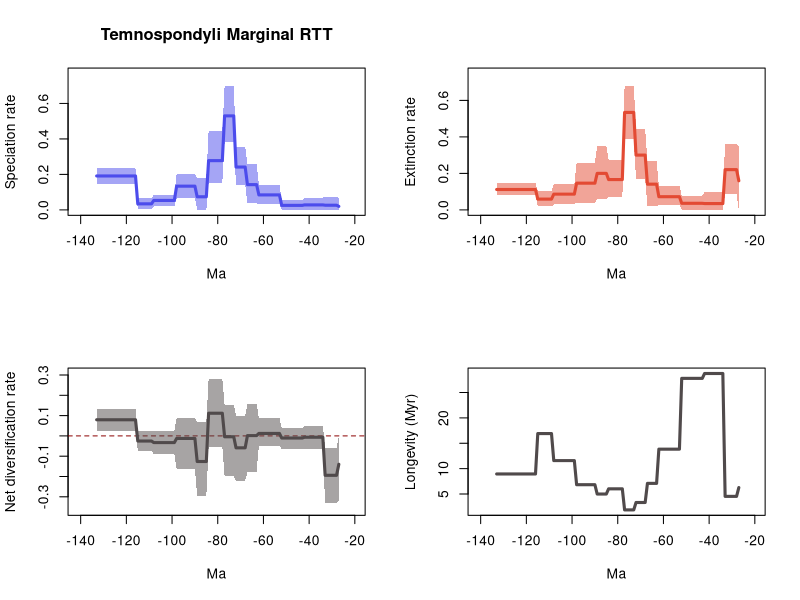

The R script that drew this image:
# 1 files combined:
# 	C:\Users\SimoesLabAdmin\Documents\BDNN_Arielli\temnospondyli\mcmc_fixshift_predictors\C_covar/combined_10_marginal_rates.log

# 95% HPDs calculated using code from Biopy (https://www.cs.auckland.ac.nz/~yhel002/biopy/)

pdf(file='C:/Users/SimoesLabAdmin/Documents/BDNN_Arielli/temnospondyli/mcmc_fixshift_predictors/C_covar/C_covar_tem_combined_10_marginal_rates_RTT.pdf',width=10.8, height=8.4)
par(mfrow=c(2,2))
library(scales)
L_hpd_m95=c(NA, NA,NA,NA,NA,NA,NA,NA,NA,NA,NA,NA,NA,NA,NA,NA,NA,NA,NA,NA,NA,NA,NA,NA,NA,NA,NA,0.0,7.4e-05,7.4e-05,7.4e-05,7.4e-05,7.4e-05,7.4e-05,2.3e-05,2.3e-05,2.3e-05,2.3e-05,2.3e-05,2.3e-05,2.3e-05,2.3e-05,2.3e-05,0.000865,0.000865,0.000865,0.000865,0.000865,0.000865,0.000865,0.000865,0.000865,0.000865,0.031675,0.031675,0.031675,0.031675,0.031675,0.031675,0.031675,0.031675,0.031675,0.031675,0.037579,0.037579,0.037579,0.037579,0.037579,0.142837,0.142837,0.142837,0.142837,0.142837,0.381638,0.381638,0.381638,0.381638,0.381638,0.152704,0.152704,0.152704,0.152704,0.152704,0.152704,0.152704,0.000171,0.000171,0.000171,0.000171,0.000171,0.065113,0.065113,0.065113,0.065113,0.065113,0.065113,0.065113,0.065113,0.065113,0.020647,0.020647,0.020647,0.020647,0.020647,0.020647,0.020647,0.020647,0.020647,0.020647,0.007553,0.007553,0.007553,0.007553,0.007553,0.007553,0.007553,0.146114,0.146114,0.146114,0.146114,0.146114,0.146114,0.146114,0.146114,0.146114,0.146114,0.146114,0.146114,0.146114,0.146114,0.146114,0.146114,0.146114,0.146114)
L_hpd_M95=c(NA, NA,NA,NA,NA,NA,NA,NA,NA,NA,NA,NA,NA,NA,NA,NA,NA,NA,NA,NA,NA,NA,NA,NA,NA,NA,NA,0.066252,0.072539,0.072539,0.072539,0.072539,0.072539,0.072539,0.069191,0.069191,0.069191,0.069191,0.069191,0.069191,0.069191,0.069191,0.069191,0.056572,0.056572,0.056572,0.056572,0.056572,0.056572,0.056572,0.056572,0.056572,0.056572,0.14262,0.14262,0.14262,0.14262,0.14262,0.14262,0.14262,0.14262,0.14262,0.14262,0.260995,0.260995,0.260995,0.260995,0.260995,0.356597,0.356597,0.356597,0.356597,0.356597,0.698765,0.698765,0.698765,0.698765,0.698765,0.44453,0.44453,0.44453,0.44453,0.44453,0.44453,0.44453,0.181458,0.181458,0.181458,0.181458,0.181458,0.203643,0.203643,0.203643,0.203643,0.203643,0.203643,0.203643,0.203643,0.203643,0.083612,0.083612,0.083612,0.083612,0.083612,0.083612,0.083612,0.083612,0.083612,0.083612,0.064456,0.064456,0.064456,0.064456,0.064456,0.064456,0.064456,0.233517,0.233517,0.233517,0.233517,0.233517,0.233517,0.233517,0.233517,0.233517,0.233517,0.233517,0.233517,0.233517,0.233517,0.233517,0.233517,0.233517,0.233517)
M_hpd_m95=c(NA, NA,NA,NA,NA,NA,NA,NA,NA,NA,NA,NA,NA,NA,NA,NA,NA,NA,NA,NA,NA,NA,NA,NA,NA,NA,NA,0.0,0.087695,0.087695,0.087695,0.087695,0.087695,0.087695,4e-06,4e-06,4e-06,4e-06,4e-06,4e-06,4e-06,4e-06,4e-06,0.000552,0.000552,0.000552,0.000552,0.000552,0.000552,0.000552,0.000552,0.000552,0.000552,0.027411,0.027411,0.027411,0.027411,0.027411,0.027411,0.027411,0.027411,0.027411,0.027411,0.01983,0.01983,0.01983,0.01983,0.01983,0.171548,0.171548,0.171548,0.171548,0.171548,0.388866,0.388866,0.388866,0.388866,0.388866,0.069707,0.069707,0.069707,0.069707,0.069707,0.069707,0.069707,0.060715,0.060715,0.060715,0.060715,0.060715,0.039816,0.039816,0.039816,0.039816,0.039816,0.039816,0.039816,0.039816,0.039816,0.030057,0.030057,0.030057,0.030057,0.030057,0.030057,0.030057,0.030057,0.030057,0.030057,0.019042,0.019042,0.019042,0.019042,0.019042,0.019042,0.019042,0.079891,0.079891,0.079891,0.079891,0.079891,0.079891,0.079891,0.079891,0.079891,0.079891,0.079891,0.079891,0.079891,0.079891,0.079891,0.079891,0.079891,0.079891)
M_hpd_M95=c(NA, NA,NA,NA,NA,NA,NA,NA,NA,NA,NA,NA,NA,NA,NA,NA,NA,NA,NA,NA,NA,NA,NA,NA,NA,NA,NA,0.34991,0.363656,0.363656,0.363656,0.363656,0.363656,0.363656,0.097396,0.097396,0.097396,0.097396,0.097396,0.097396,0.097396,0.097396,0.097396,0.078649,0.078649,0.078649,0.078649,0.078649,0.078649,0.078649,0.078649,0.078649,0.078649,0.13097,0.13097,0.13097,0.13097,0.13097,0.13097,0.13097,0.13097,0.13097,0.13097,0.267649,0.267649,0.267649,0.267649,0.267649,0.442218,0.442218,0.442218,0.442218,0.442218,0.679501,0.679501,0.679501,0.679501,0.679501,0.273719,0.273719,0.273719,0.273719,0.273719,0.273719,0.273719,0.352538,0.352538,0.352538,0.352538,0.352538,0.259449,0.259449,0.259449,0.259449,0.259449,0.259449,0.259449,0.259449,0.259449,0.139993,0.139993,0.139993,0.139993,0.139993,0.139993,0.139993,0.139993,0.139993,0.139993,0.104288,0.104288,0.104288,0.104288,0.104288,0.104288,0.104288,0.147038,0.147038,0.147038,0.147038,0.147038,0.147038,0.147038,0.147038,0.147038,0.147038,0.147038,0.147038,0.147038,0.147038,0.147038,0.147038,0.147038,0.147038)
R_hpd_m95=c(NA, NA,NA,NA,NA,NA,NA,NA,NA,NA,NA,NA,NA,NA,NA,NA,NA,NA,NA,NA,NA,NA,NA,NA,NA,NA,NA,-0.317741,-0.331404,-0.331404,-0.331404,-0.331404,-0.331404,-0.331404,-0.064244,-0.064244,-0.064244,-0.064244,-0.064244,-0.064244,-0.064244,-0.064244,-0.064244,-0.065663,-0.065663,-0.065663,-0.065663,-0.065663,-0.065663,-0.065663,-0.065663,-0.065663,-0.065663,-0.047918,-0.047918,-0.047918,-0.047918,-0.047918,-0.047918,-0.047918,-0.047918,-0.047918,-0.047918,-0.178588,-0.178588,-0.178588,-0.178588,-0.178588,-0.220793,-0.220793,-0.220793,-0.220793,-0.220793,-0.199028,-0.199028,-0.199028,-0.199028,-0.199028,-0.054495,-0.054495,-0.054495,-0.054495,-0.054495,-0.054495,-0.054495,-0.297894,-0.297894,-0.297894,-0.297894,-0.297894,-0.161777,-0.161777,-0.161777,-0.161777,-0.161777,-0.161777,-0.161777,-0.161777,-0.161777,-0.089891,-0.089891,-0.089891,-0.089891,-0.089891,-0.089891,-0.089891,-0.089891,-0.089891,-0.089891,-0.073201,-0.073201,-0.073201,-0.073201,-0.073201,-0.073201,-0.073201,0.024833,0.024833,0.024833,0.024833,0.024833,0.024833,0.024833,0.024833,0.024833,0.024833,0.024833,0.024833,0.024833,0.024833,0.024833,0.024833,0.024833,0.024833)
R_hpd_M95=c(NA, NA,NA,NA,NA,NA,NA,NA,NA,NA,NA,NA,NA,NA,NA,NA,NA,NA,NA,NA,NA,NA,NA,NA,NA,NA,NA,0.0,-0.06207,-0.06207,-0.06207,-0.06207,-0.06207,-0.06207,0.050081,0.050081,0.050081,0.050081,0.050081,0.050081,0.050081,0.050081,0.050081,0.039681,0.039681,0.039681,0.039681,0.039681,0.039681,0.039681,0.039681,0.039681,0.039681,0.089323,0.089323,0.089323,0.089323,0.089323,0.089323,0.089323,0.089323,0.089323,0.089323,0.158126,0.158126,0.158126,0.158126,0.158126,0.098083,0.098083,0.098083,0.098083,0.098083,0.154165,0.154165,0.154165,0.154165,0.154165,0.279458,0.279458,0.279458,0.279458,0.279458,0.279458,0.279458,0.066254,0.066254,0.066254,0.066254,0.066254,0.087639,0.087639,0.087639,0.087639,0.087639,0.087639,0.087639,0.087639,0.087639,0.02627,0.02627,0.02627,0.02627,0.02627,0.02627,0.02627,0.02627,0.02627,0.02627,0.023897,0.023897,0.023897,0.023897,0.023897,0.023897,0.023897,0.13324,0.13324,0.13324,0.13324,0.13324,0.13324,0.13324,0.13324,0.13324,0.13324,0.13324,0.13324,0.13324,0.13324,0.13324,0.13324,0.13324,0.13324)
L_mean=c(NA, NA,NA,NA,NA,NA,NA,NA,NA,NA,NA,NA,NA,NA,NA,NA,NA,NA,NA,NA,NA,NA,NA,NA,NA,NA,NA,0.019763271,0.02635693,0.02635693,0.02635693,0.02635693,0.02635693,0.02635693,0.028162032,0.028162032,0.028162032,0.028162032,0.028162032,0.028162032,0.028162032,0.028162032,0.028162032,0.025425906,0.025425906,0.025425906,0.025425906,0.025425906,0.025425906,0.025425906,0.025425906,0.025425906,0.025425906,0.084495048,0.084495048,0.084495048,0.084495048,0.084495048,0.084495048,0.084495048,0.084495048,0.084495048,0.084495048,0.142432349,0.142432349,0.142432349,0.142432349,0.142432349,0.241623748,0.241623748,0.241623748,0.241623748,0.241623748,0.529950295,0.529950295,0.529950295,0.529950295,0.529950295,0.277743574,0.277743574,0.277743574,0.277743574,0.277743574,0.277743574,0.277743574,0.07380735,0.07380735,0.07380735,0.07380735,0.07380735,0.133795552,0.133795552,0.133795552,0.133795552,0.133795552,0.133795552,0.133795552,0.133795552,0.133795552,0.053313906,0.053313906,0.053313906,0.053313906,0.053313906,0.053313906,0.053313906,0.053313906,0.053313906,0.053313906,0.033956146,0.033956146,0.033956146,0.033956146,0.033956146,0.033956146,0.033956146,0.191293321,0.191293321,0.191293321,0.191293321,0.191293321,0.191293321,0.191293321,0.191293321,0.191293321,0.191293321,0.191293321,0.191293321,0.191293321,0.191293321,0.191293321,0.191293321,0.191293321,0.191293321)
M_mean=c(NA, NA,NA,NA,NA,NA,NA,NA,NA,NA,NA,NA,NA,NA,NA,NA,NA,NA,NA,NA,NA,NA,NA,NA,NA,NA,NA,0.159494667,0.22051126,0.22051126,0.22051126,0.22051126,0.22051126,0.22051126,0.034790751,0.034790751,0.034790751,0.034790751,0.034790751,0.034790751,0.034790751,0.034790751,0.034790751,0.035991095,0.035991095,0.035991095,0.035991095,0.035991095,0.035991095,0.035991095,0.035991095,0.035991095,0.035991095,0.072249815,0.072249815,0.072249815,0.072249815,0.072249815,0.072249815,0.072249815,0.072249815,0.072249815,0.072249815,0.140958286,0.140958286,0.140958286,0.140958286,0.140958286,0.300356383,0.300356383,0.300356383,0.300356383,0.300356383,0.534168956,0.534168956,0.534168956,0.534168956,0.534168956,0.166086396,0.166086396,0.166086396,0.166086396,0.166086396,0.166086396,0.166086396,0.200001795,0.200001795,0.200001795,0.200001795,0.200001795,0.14634105,0.14634105,0.14634105,0.14634105,0.14634105,0.14634105,0.14634105,0.14634105,0.14634105,0.086329247,0.086329247,0.086329247,0.086329247,0.086329247,0.086329247,0.086329247,0.086329247,0.086329247,0.086329247,0.059127559,0.059127559,0.059127559,0.059127559,0.059127559,0.059127559,0.059127559,0.111742742,0.111742742,0.111742742,0.111742742,0.111742742,0.111742742,0.111742742,0.111742742,0.111742742,0.111742742,0.111742742,0.111742742,0.111742742,0.111742742,0.111742742,0.111742742,0.111742742,0.111742742)
R_mean=c(NA, NA,NA,NA,NA,NA,NA,NA,NA,NA,NA,NA,NA,NA,NA,NA,NA,NA,NA,NA,NA,NA,NA,NA,NA,NA,NA,-0.139731387,-0.19415431,-0.19415431,-0.19415431,-0.19415431,-0.19415431,-0.19415431,-0.00662871,-0.00662871,-0.00662871,-0.00662871,-0.00662871,-0.00662871,-0.00662871,-0.00662871,-0.00662871,-0.010565191,-0.010565191,-0.010565191,-0.010565191,-0.010565191,-0.010565191,-0.010565191,-0.010565191,-0.010565191,-0.010565191,0.012245189,0.012245189,0.012245189,0.012245189,0.012245189,0.012245189,0.012245189,0.012245189,0.012245189,0.012245189,0.001474073,0.001474073,0.001474073,0.001474073,0.001474073,-0.058732617,-0.058732617,-0.058732617,-0.058732617,-0.058732617,-0.004218647,-0.004218647,-0.004218647,-0.004218647,-0.004218647,0.1116572,0.1116572,0.1116572,0.1116572,0.1116572,0.1116572,0.1116572,-0.126194429,-0.126194429,-0.126194429,-0.126194429,-0.126194429,-0.012545527,-0.012545527,-0.012545527,-0.012545527,-0.012545527,-0.012545527,-0.012545527,-0.012545527,-0.012545527,-0.033015347,-0.033015347,-0.033015347,-0.033015347,-0.033015347,-0.033015347,-0.033015347,-0.033015347,-0.033015347,-0.033015347,-0.025171425,-0.025171425,-0.025171425,-0.025171425,-0.025171425,-0.025171425,-0.025171425,0.079550596,0.079550596,0.079550596,0.079550596,0.079550596,0.079550596,0.079550596,0.079550596,0.079550596,0.079550596,0.079550596,0.079550596,0.079550596,0.079550596,0.079550596,0.079550596,0.079550596,0.079550596)
trans=0.5
age=(0:(134-1))* -1
plot(age,age,type = 'n', ylim = c(0, 0.7686415), xlim = c(-140.7,-20.3), ylab = 'Speciation rate', xlab = 'Ma',main='Temnospondyli Marginal RTT' )
polygon(c(age, rev(age)), c(L_hpd_M95, rev(L_hpd_m95)), col = alpha("#4c4cec",trans), border = NA)
lines(rev(age), rev(L_mean), col = "#4c4cec", lwd=3)
plot(age,age,type = 'n', ylim = c(0, 0.7474511), xlim = c(-140.7,-20.3), ylab = 'Extinction rate', xlab = 'Ma' )
polygon(c(age, rev(age)), c(M_hpd_M95, rev(M_hpd_m95)), col = alpha("#e34a33",trans), border = NA)
lines(rev(age), rev(M_mean), col = "#e34a33", lwd=3)
plot(age,age,type = 'n', ylim = c(-0.3645444, 0.3074038), xlim = c(-140.7,-20.3), ylab = 'Net diversification rate', xlab = 'Ma' )
abline(h=0,lty=2,col="darkred")
polygon(c(age, rev(age)), c(R_hpd_M95, rev(R_hpd_m95)), col = alpha("#504A4B",trans), border = NA)
lines(rev(age), rev(R_mean), col = "#504A4B", lwd=3)
plot(age,rev(1/M_mean),type = 'n', xlim = c(-140.7,-20.3), ylab = 'Longevity (Myr)', xlab = 'Ma' )
lines(rev(age), rev(1/M_mean), col = "#504A4B", lwd=3)
n <- dev.off()
